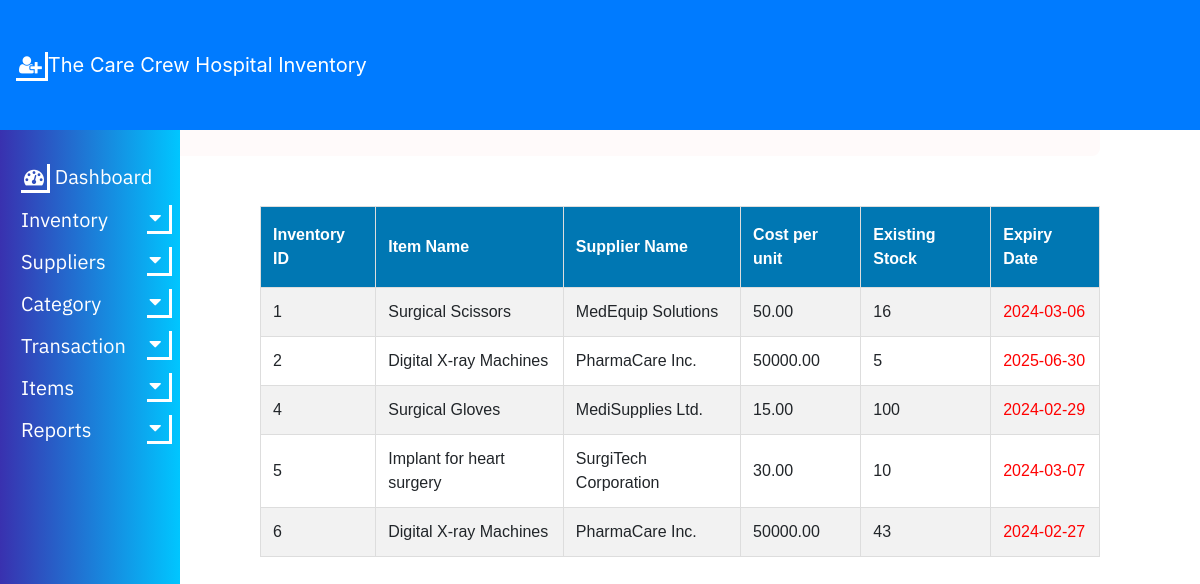
/HIMS/expiryreport.php, run on the app's committed database.
### tables this page shows
CREATE TABLE `inventory` (
  `InventoryID` int(11) NOT NULL,
  `ItemID` int(11) DEFAULT NULL,
  `CurrentStock` int(11) DEFAULT NULL,
  `ReorderLevel` int(11) DEFAULT NULL,
  `ExpiryDate` date DEFAULT NULL
);

CREATE TABLE `item` (
  `ItemID` int(11) NOT NULL,
  `ItemName` varchar(255) DEFAULT NULL,
  `Description` text DEFAULT NULL,
  `CategoryID` int(11) DEFAULT NULL,
  `SupplierID` int(11) DEFAULT NULL,
  `UnitOfMeasure` varchar(50) DEFAULT NULL,
  `CostPerUnit` decimal(10,2) DEFAULT NULL
);

CREATE TABLE `supplier` (
  `SupplierID` int(11) NOT NULL,
  `SupplierName` varchar(255) DEFAULT NULL,
  `ContactInformation` varchar(255) DEFAULT NULL,
  `Address` varchar(255) DEFAULT NULL,
  `PaymentTerms` varchar(50) DEFAULT NULL
);

### HIMS/expiryreport.php (the view, shortened to what this page needs)
<?php
include 'common.php';
?>
<!DOCTYPE html>
<html>
<head>
<link rel="stylesheet" type="text/css" href="nav2.css">
<link rel="stylesheet" type="text/css" href="table1.css">
</head>
<body>
<nav class="navbar navbar-expand-lg navbar-dark bg-primary fixed-top">
        <a class="navbar-brand" href="#"><i class="fa fa-user-plus"></i>The Care Crew Hospital Inventory </a>
        <div class="collapse navbar-collapse" id="navbarSupportedContent">
        </div>
    </nav>
	<center>
	<div class="head">
	<h2> EXPIRING WITHIN 6 MONTHS</h2>
	</div>
	</center>
	<table align="right" id="table1" style="margin-right:100px;">
		<tr>
			<th>Inventory ID</th>
			<th>Item Name</th>
			<th>Supplier Name</th>
			<th>Cost per unit</th>
			<th>Existing Stock</th>
			<th>Expiry Date</th>
		</tr>
	<?php
		include "config.php";
$query = "SELECT
inventory.InventoryID,
item.ItemName,
supplier.SupplierName,
item.CostPerUnit,
inventory.CurrentStock,
inventory.ExpiryDate
FROM
inventory
JOIN
item ON inventory.ItemID = item.ItemID
JOIN
category ON item.CategoryID = category.CategoryID
JOIN
supplier ON category.SupplierID = supplier.SupplierID
WHERE
inventory.ExpiryDate <= DATE_ADD(CURDATE(), INTERVAL 6 MONTH)";
$result = mysqli_query($conn, $query);
	if ($result->num_rows > 0) {
    	while($row = $result->fetch_assoc()) {
        echo "<tr>";
        echo "<td>" . $row["InventoryID"]. "</td>";
        echo "<td>" . $row["ItemName"]. "</td>";
        echo "<td>" . $row["SupplierName"]. "</td>";
        echo "<td>" . $row["CostPerUnit"]. "</td>";
        echo "<td>" . $row["CurrentStock"]. "</td>";
        echo "<td style='color:red;'>" . $row["ExpiryDate"]. "</td>";
        echo "</tr>";
    }
    echo "</table>";
} else {
    echo "<tr><td colspan='9'>No items expiring within 6 months.</td></tr>";
    echo "</table>";
}
?>
</body>
</html>

### HIMS/nav2.css (style rules this page uses)
i { border: solid white; border-width: 0 3px 3px 0; display: inline-block; padding: 3px; }
div.head { width: 78%; font-family: Arial; background-color: #fffafa; color: #06427e; float: right; margin-top: -1px; margin-right: 100px; margin-left: 0px; top: 0; right: 0; overflow: auto; margin-top: 20px; padding: 15px; border-radius: 8px; }
#table1 { margin-top: 20px; }
body { padding-top: 60px; }

### HIMS/table1.css (style rules this page uses)
#table1 { font-family: Arial, sans-serif; border-collapse: collapse; margin-top: 50px; margin-right: 25px; width: 70%; }
#table1 td, #table1 th { border: 1px solid #ddd; padding: 12px; }
#table1 tr:nth-child(even) { background-color: #f2f2f2; }
#table1 th { padding-top: 16px; padding-bottom: 16px; text-align: left; background-color: #0077b3; color: white; }

### data on the page
inventory: InventoryID "1", ItemID.ItemName "Surgical Scissors", supplier.SupplierName "MedEquip Solutions", ItemID.CostPerUnit "50.00", CurrentStock "16", ExpiryDate "2024-03-06"
inventory: InventoryID "2", ItemID.ItemName "Digital X-ray Machines", supplier.SupplierName "PharmaCare Inc.", ItemID.CostPerUnit "50000.00", CurrentStock "5", ExpiryDate "2025-06-30"
inventory: InventoryID "4", ItemID.ItemName "Surgical Gloves", supplier.SupplierName "MediSupplies Ltd.", ItemID.CostPerUnit "15.00", CurrentStock "100", ExpiryDate "2024-02-29"
inventory: InventoryID "5", ItemID.ItemName "Implant for heart surgery", supplier.SupplierName "SurgiTech Corporation", ItemID.CostPerUnit "30.00", CurrentStock "10", ExpiryDate "2024-03-07"
inventory: InventoryID "6", ItemID.ItemName "Digital X-ray Machines", supplier.SupplierName "PharmaCare Inc.", ItemID.CostPerUnit "50000.00", CurrentStock "43", ExpiryDate "2024-02-27"
